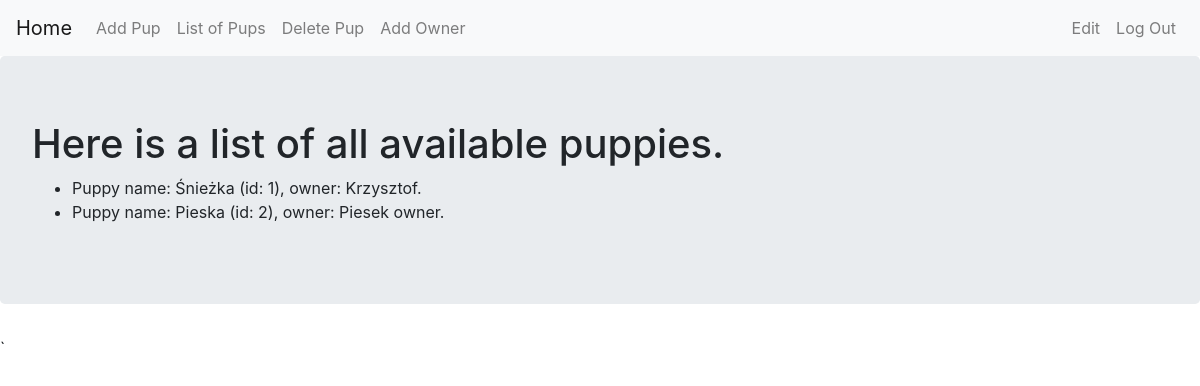
/puppies/list (signed in), run on an earlier commit of the app's database.
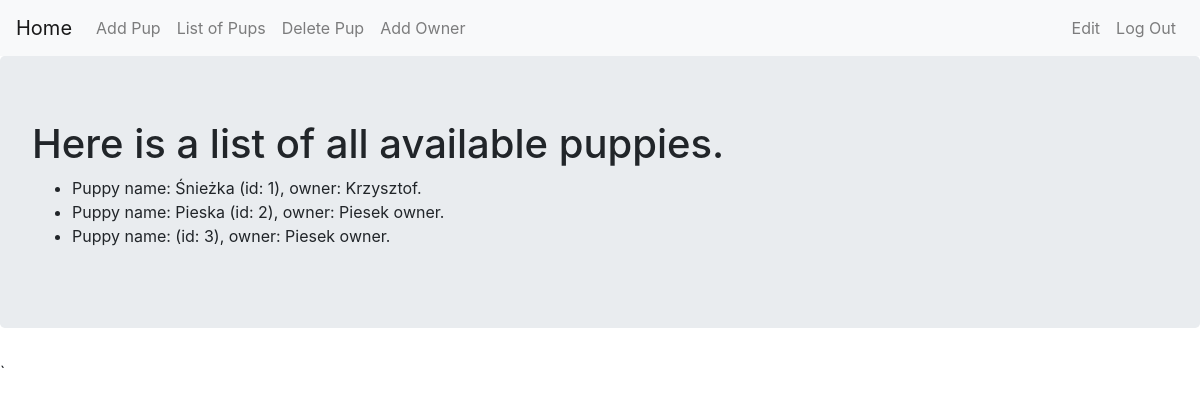
And on a later commit of the database.
### myproject/models.py (models this page shows, shortened)
class Puppy(db.Model):
    __tablename__ = 'puppies'
    id = db.Column(db.Integer, primary_key=True)
    name = db.Column(db.Text)
    owner = db.relationship('Owner', backref='puppy', uselist=False)
    def __repr__(self):
        if self.owner:
            return f"Puppy name: {self.name} (id: {self.id}), owner: {self.owner.name}."
        else:
            return f"Puppy name: {self.name} (id: {self.id}), it has no owner yet!"

class Owner(db.Model):
    __tablename__ = 'owners'
    id = db.Column(db.Integer, primary_key=True)
    name = db.Column(db.Text)
    puppy_id = db.Column(db.Integer, db.ForeignKey('puppies.id'))

### myproject/puppies/views.py (the view)
@puppies_blueprints.route('/list')
@login_required
def list():
    puppies = Puppy.query.all()
    return render_template('list.html', puppies=puppies)

### myproject/models.py (called while the page is built)
@login_manager.user_loader
def load_user(user_id):
    return User.query.get(user_id)

### myproject/puppies/templates/puppies/list.html
{% extends "base.html" %}
{% block content %}
<div class="jumbotron">
    <h1>Here is a list of all available puppies.</h1>
    <ul>
        {% for pup in puppies %}
            <li>{{ pup }}</li>
        {% endfor %}
    </ul>
</div>
{% endblock %}

### myproject/templates/base.html (shortened to what this page needs)
<!DOCTYPE html>
<html lang="en" dir="ltr">
<head>
    <link rel="stylesheet" href="https://maxcdn.bootstrapcdn.com/bootstrap/4.0.0/css/bootstrap.min.css"
>
</head>
<body>
<nav class="navbar navbar-expand-lg navbar-light bg-light">
    <div class="navbar-nav mr-auto">
        <a class="nav-item navbar-brand" href="{{ url_for('index') }}">Home</a>
        <a class="nav-item nav-link" href="{{ url_for('puppies.add') }}">Add Pup</a>
        <a class="nav-item nav-link" href="{{ url_for('puppies.list') }}">List of Pups</a>
        <a class="nav-item nav-link" href="{{ url_for('puppies.delete') }}">Delete Pup</a>
        <a class="nav-item nav-link" href="{{ url_for('owners.add') }}">Add Owner</a>
    </div>
    <div class="navbar-nav ml-auto">
        {% if current_user.is_authenticated %}
            <a class="nav-item nav-link text-right" href="{{ url_for('user.edit') }}">Edit</a>
            <a class="nav-item nav-link text-right" href="{{ url_for('user.logout') }}">Log Out</a>
        {% else %}
            <a class="nav-item nav-link text-right" href="{{ url_for('user.login') }}">Log In</a>
            <a class="nav-item nav-link text-right" href="{{ url_for('user.register') }}">Register</a>
        {% endif %}
    </div>
</nav>
{% block content %}
{% endblock %}
</body>
</html>

What changed in the data, as far as the page shows it:
added Puppy: name+id "Puppy name: (id: 3), owner: Piesek owner."
